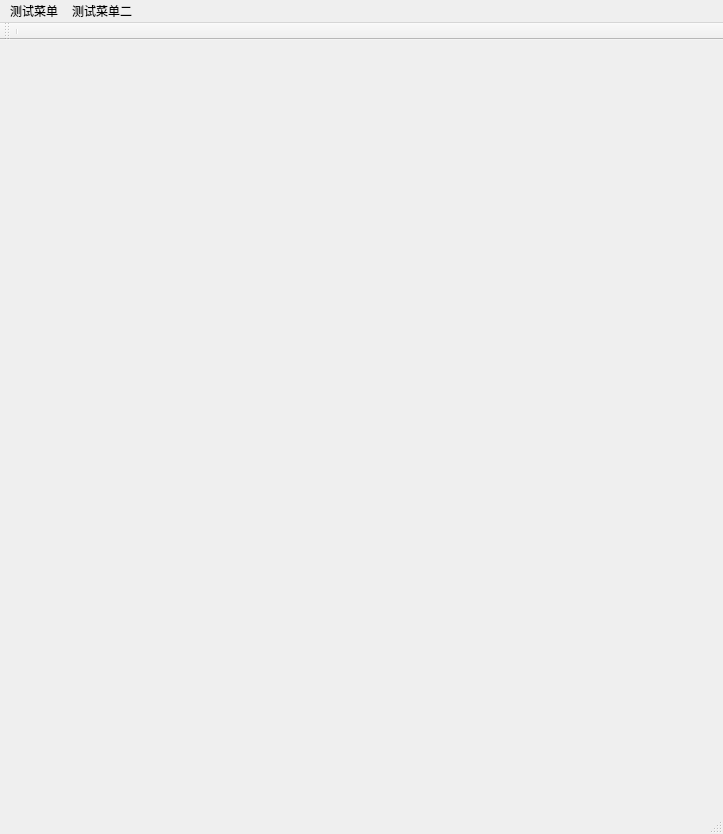
<?xml version="1.0" encoding="UTF-8"?>
<ui version="4.0">
 <class>QMenuTestClass</class>
 <widget class="QMainWindow" name="QMenuTestClass">
  <property name="geometry">
   <rect>
    <x>0</x>
    <y>0</y>
    <width>723</width>
    <height>834</height>
   </rect>
  </property>
  <property name="windowTitle">
   <string>QMenuTest</string>
  </property>
  <widget class="QWidget" name="centralWidget"/>
  <widget class="QMenuBar" name="menuBar">
   <property name="geometry">
    <rect>
     <x>0</x>
     <y>0</y>
     <width>723</width>
     <height>26</height>
    </rect>
   </property>
   <property name="defaultUp">
    <bool>false</bool>
   </property>
   <widget class="QMenu" name="menu">
    <property name="title">
     <string>测试菜单</string>
    </property>
    <addaction name="actionerji"/>
   </widget>
   <widget class="QMenu" name="menu_2">
    <property name="title">
     <string>测试菜单二</string>
    </property>
    <addaction name="action001"/>
   </widget>
   <addaction name="menu"/>
   <addaction name="menu_2"/>
  </widget>
  <widget class="QToolBar" name="mainToolBar">
   <property name="movable">
    <bool>true</bool>
   </property>
   <property name="allowedAreas">
    <set>Qt::AllToolBarAreas</set>
   </property>
   <property name="orientation">
    <enum>Qt::Horizontal</enum>
   </property>
   <attribute name="toolBarArea">
    <enum>TopToolBarArea</enum>
   </attribute>
   <attribute name="toolBarBreak">
    <bool>false</bool>
   </attribute>
   <addaction name="separator"/>
  </widget>
  <widget class="QStatusBar" name="statusBar"/>
  <action name="actionTest1">
   <property name="checkable">
    <bool>true</bool>
   </property>
   <property name="text">
    <string>Test1</string>
   </property>
   <property name="shortcut">
    <string>Ctrl+X</string>
   </property>
  </action>
  <action name="actionerji">
   <property name="text">
    <string>erji</string>
   </property>
  </action>
  <action name="action001">
   <property name="text">
    <string>001</string>
   </property>
  </action>
 </widget>
 <layoutdefault spacing="6" margin="11"/>
 <resources>
  <include location="QMenuTest.qrc"/>
 </resources>
 <connections/>
</ui>
